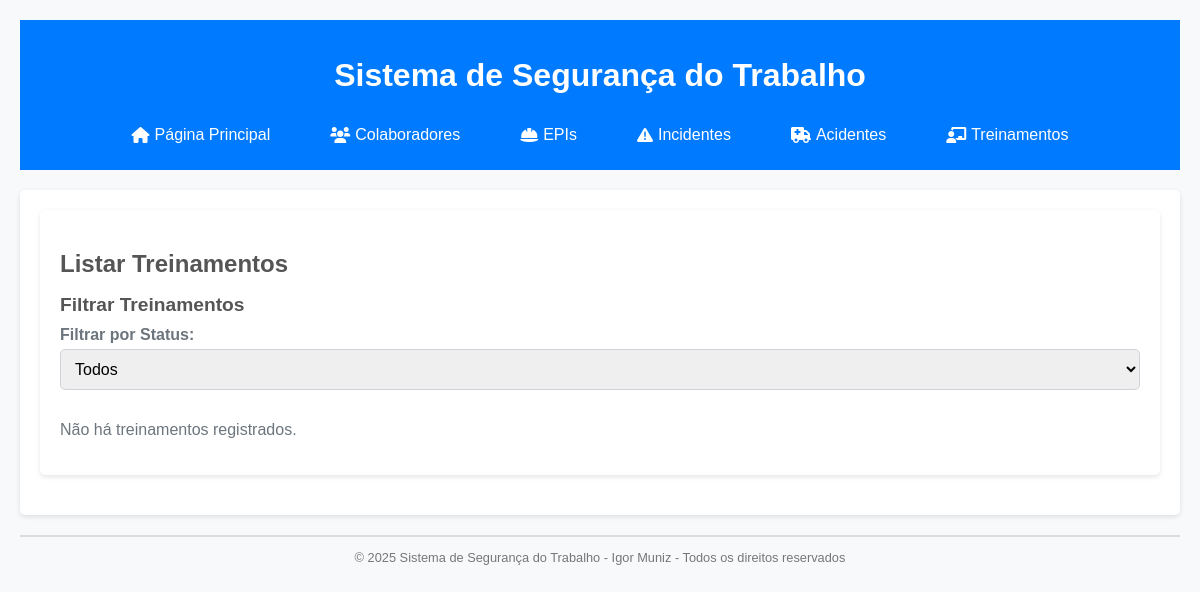
Page /listar_treinamentos on the earlier database version.
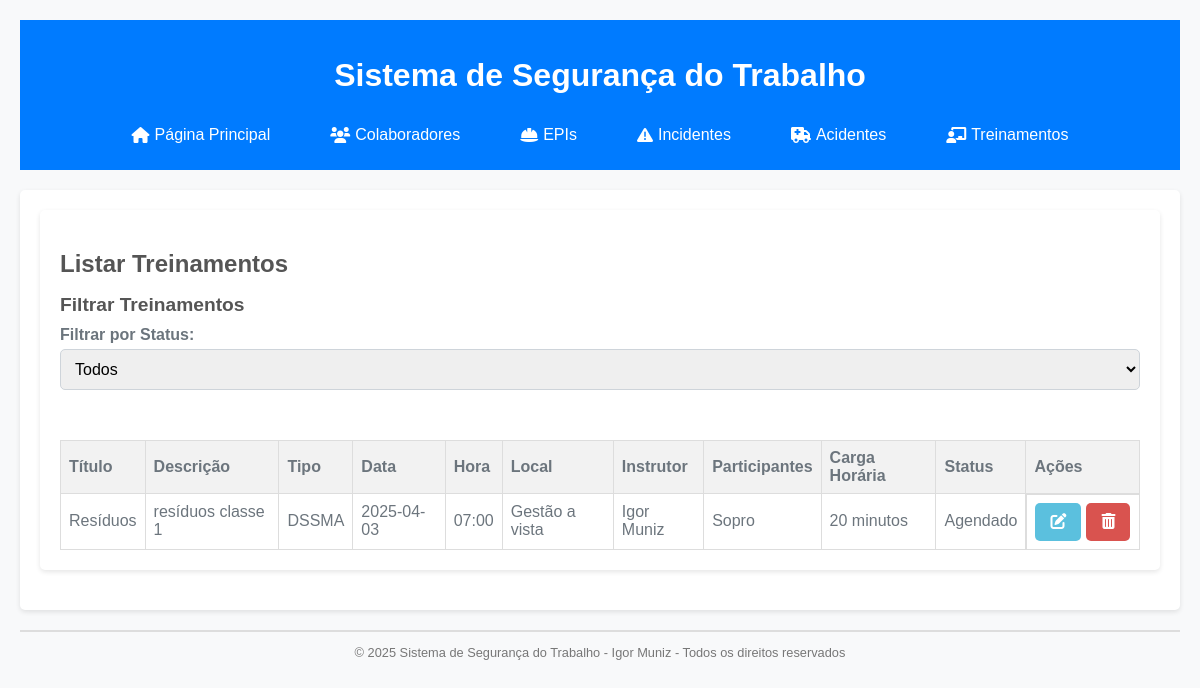
Same page on the later database version.
### tables this page shows
CREATE TABLE treinamentos (
    id INTEGER PRIMARY KEY AUTOINCREMENT,
    titulo_treinamento TEXT NOT NULL,
    descricao_treinamento TEXT NOT NULL,
    tipo_treinamento TEXT NOT NULL,  -- Novo campo
    data_treinamento TEXT NOT NULL,
    hora_treinamento TEXT NOT NULL,
    local_treinamento TEXT NOT NULL,
    instrutor_treinamento TEXT NOT NULL,
    colaboradores_participantes TEXT,
    carga_horaria_treinamento INTEGER NOT NULL,
    unidade_carga_horaria TEXT NOT NULL, -- Novo campo
    conteudo_programatico_treinamento TEXT,
    material_disponibilizado_treinamento TEXT,
    observacoes_treinamento TEXT,
    status TEXT NOT NULL       -- Novo campo
);

### app.py (the view)
@app.route('/listar_treinamentos')
def listar_treinamentos():
    db = get_db()
    status_filtro = request.args.get('status')
    query = "SELECT * FROM treinamentos"
    params = []
    if status_filtro:
        query += " WHERE status = ?"
        params.append(status_filtro)
    treinamentos = db.execute(query, params).fetchall()
    return render_template('listar_treinamentos.html', treinamentos=treinamentos)

### database.py (called while the page is built)
def get_db():
    db = sqlite3.connect(DATABASE)
    db.row_factory = sqlite3.Row  # Isso permite acessar as colunas por nome
    return db

### templates/listar_treinamentos.html (shortened to what this page needs)
{% extends 'base.html' %}
{% block content %}
<section class="list-section">
    <h1>Listar Treinamentos</h1>
    <section class="filter-section">
        <h2>Filtrar Treinamentos</h2>
        <form method="GET" action="/listar_treinamentos">
            <div class="form-group">
                <label for="status">Filtrar por Status:</label>
                <select id="status" name="status" onchange="this.form.submit()">
                    <option value="">Todos</option>
                </select>
            </div>
        </form>
    </section>
    {% if treinamentos %}
    <div class="table-container">
        <table>
            <thead>
                <tr>
                    <th>Título</th>
                    <th>Descrição</th>
                    <th>Tipo</th>
                    <th>Data</th>
                    <th>Hora</th>
                    <th>Local</th>
                    <th>Instrutor</th>
                    <th>Participantes</th>
                    <th>Carga Horária</th>
                    <th>Status</th>
                    <th>Ações</th>  </tr>
            </thead>
            <tbody>
                {% for treinamento in treinamentos %}
                <tr>
                    <td>{{ treinamento['titulo_treinamento'] }}</td>
                    <td>{{ treinamento['descricao_treinamento'] }}</td>
                    <td>{{ treinamento['tipo_treinamento'] }}</td>
                    <td>{{ treinamento['data_treinamento'] }}</td>
                    <td>{{ treinamento['hora_treinamento'] }}</td>
                    <td>{{ treinamento['local_treinamento'] }}</td>
                    <td>{{ treinamento['instrutor_treinamento'] }}</td>
                    <td>{{ treinamento['colaboradores_participantes'] or '-' }}</td>
                    <td>{{ treinamento['carga_horaria_treinamento'] }} {{ treinamento['unidade_carga_horaria'] }}</td>
                    <td>{{ treinamento['status'] }}</td>
                    <td class="action-buttons">  <a href="/editar_treinamento/{{ treinamento['id'] }}" class="action-button edit-button">
                            <i class="fas fa-edit"></i>
                        </a>
                        <a href="/excluir_treinamento/{{ treinamento['id'] }}" class="action-button delete-button">
                            <i class="fas fa-trash-alt"></i>
                        </a>
                    </td>
                </tr>
                {% endfor %}
            </tbody>
        </table>
    </div>
    {% else %}
    <p>Não há treinamentos registrados.</p>
    {% endif %}
</section>
{% endblock %}

Differences in the rows shown:
added treinamentos: titulo_treinamento "Resíduos", descricao_treinamento "resíduos classe 1", tipo_treinamento "DSSMA", data_treinamento "2025-04-03", hora_treinamento "07:00", local_treinamento "Gestão a vista", instrutor_treinamento "Igor Muniz", colaboradores_participantes "Sopro", carga_horaria_treinamento "20", unidade_carga_horaria "minutos", status "Agendado"
Other differences:
text no longer shown: "Não há treinamentos registrados."
text now shown: "Título Descrição Tipo Data Hora Local Instrutor Participantes Carga Horária Status Ações"
